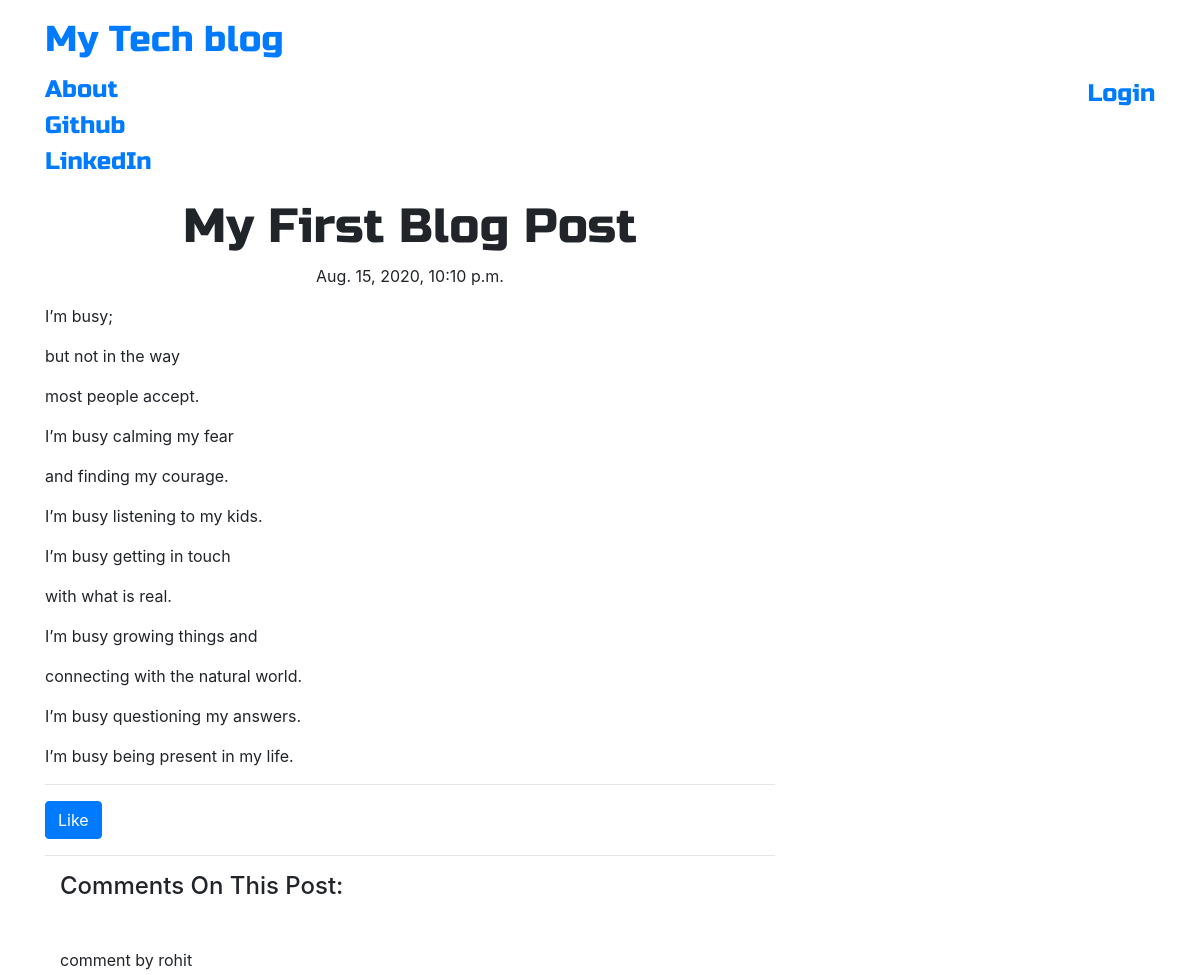
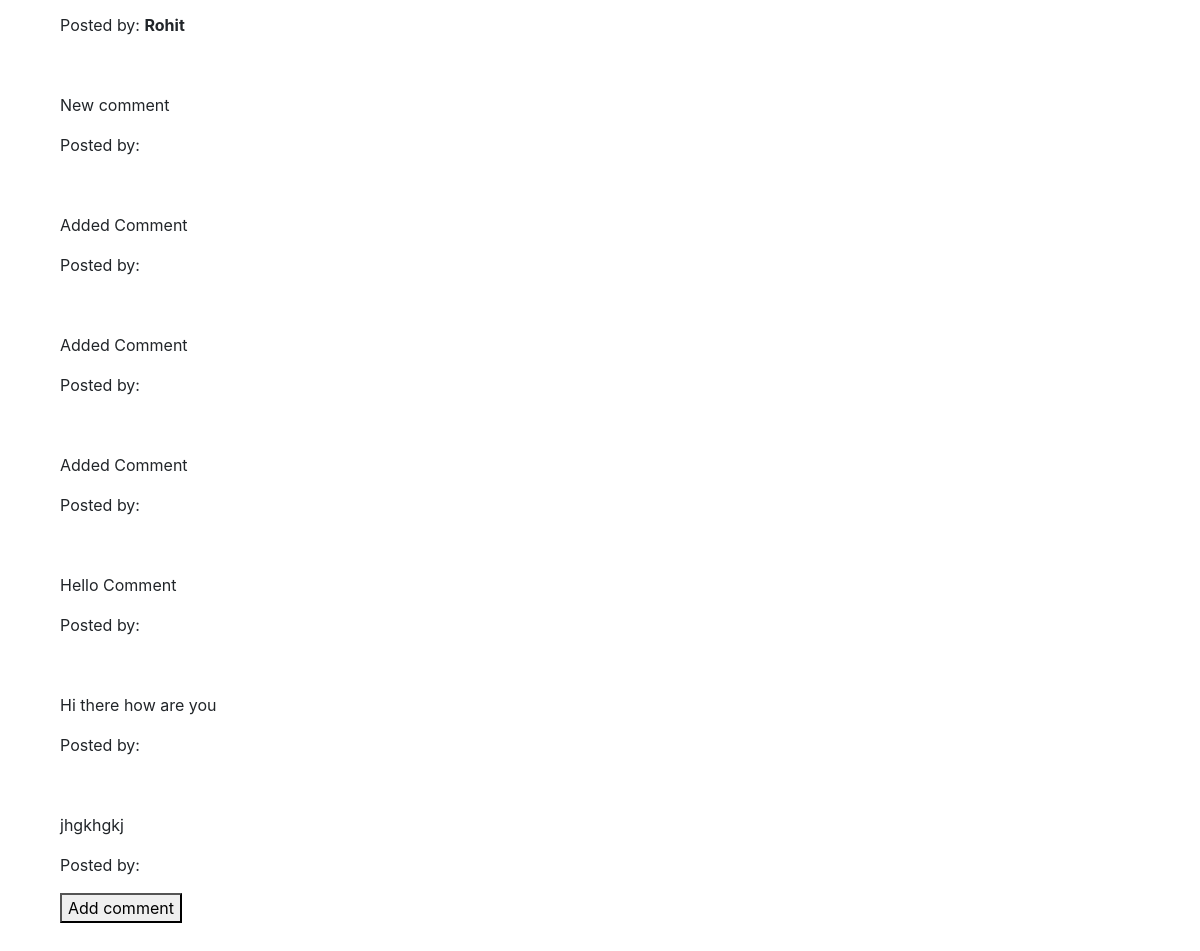
The app's page /post/1/ with its own data (2 pictures, top to bottom).
### blog/models.py (models this page shows, shortened)
class Post(models.Model):
    author = models.ForeignKey('auth.User',on_delete=models.ProtectedError)
    title = models.CharField(max_length=200)
    text = models.TextField()
    created_date = models.DateTimeField(default=timezone.now)
    published_date = models.DateTimeField(blank=True, null=True)

class Comment(models.Model):
    post = models.ForeignKey('blog.Post', related_name='comments',on_delete=models.ProtectedError)
    author = models.CharField(max_length=200)
    text = models.TextField()
    created_date = models.DateTimeField(default=timezone.now)

### blog/views.py (the view)
# urls.py: path('post/<pk>/', views.PostDetailView, name='post_detail'),
def PostDetailView(request, pk):
    post = get_object_or_404(Post, pk=pk)
    comments = post.comments
    new_comment = None
    if request.method == 'POST':
        comment_form = CommentForm(data=request.POST)
        if comment_form.is_valid():
            new_comment = comment_form.save(commit=False)
            new_comment.post = post
            new_comment.save()
            return redirect('post_detail', pk=post.pk)
    else:
        comment_form = CommentForm()
    return render(request,
                  'blog/post_detail.html',
                  {'post': post,
                   'comments': comments,
                   'new_comment': new_comment,
                   'comment_form': comment_form})

### blog/templates/blog/post_detail.html (shortened to what this page needs)
{% extends 'blog/base.html' %}
{%load static%}
{% block content %}
        <h1 class='posttitle loader'>{{ post.title }}</h1>
        {% if post.published_date %}
            <div class="date postdate">
                {{ post.published_date }}
            </div>
        {% else %}
            <a class="btn btn-primary" href="{% url 'post_publish' pk=post.pk %}">Publish</a>
        {% endif %}
      <p class='postcontent' >{{ post.text|safe|linebreaksbr }}</p>
<hr>
<span>
    <a class="likebutton" id="like{{ post.pk }}" href="#" data-catid="{{ post.pk }}"> <button class="btn btn-primary" id="likebutton">Like</button></a>
</span>
  <hr>
  <div class="container">
    <div class="loader post">
        <h4>Comments On This Post:</h4>
    </div>
  {% for comment in post.comments.all %}
  <br>
          <p>{{ comment.text|safe|linebreaks }}</p>
          <p>Posted by: <strong>{{ comment.author }}</strong></p>
  {% empty %}
      <p>No comments posted.</p>
  {% endfor %}
  <div>
      <button id="addcomment">Add comment</button>
</div>
</div>
{% endblock %}

### blog/static/css/blog.css (style rules this page uses)
.postdate { text-align: center; }
.posttitle { font-family: 'Russo One', sans-serif; font-size: 3em; text-align: center; }
.postcontent { font-family: 'Montserrat'; font-size: 1.5em; }

### records on screen
Post: title "My First Blog Post", published_date "Aug. 15, 2020, 10:10 p.m.", text "I’m busy; but not in the way most people accept. I’m busy calming my fear and finding my courage. I’m busy listening to my kids. I’m busy getting in touch with what is real. I’m busy growing things and connecting with the natural world. I’m busy questioning my answers. I’m busy being present in my life."
Comment: text "comment by rohit", author "Rohit"
Comment: text "New comment"
Comment: text "Added Comment"
Comment: text "Added Comment"
Comment: text "Added Comment"
Comment: text "Hello Comment"
Comment: text "Hi there how are you"
Comment: text "jhgkhgkj"
